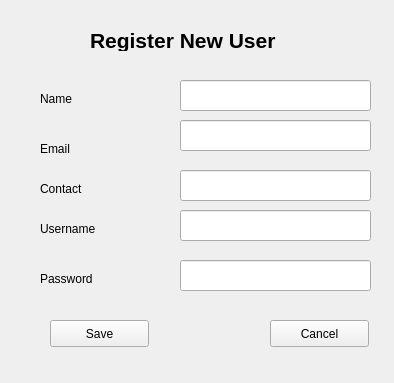
<?xml version="1.0" encoding="UTF-8"?>
<ui version="4.0">
 <class>AdNewAdvertizer</class>
 <widget class="QMainWindow" name="AdNewAdvertizer">
  <property name="geometry">
   <rect>
    <x>0</x>
    <y>0</y>
    <width>394</width>
    <height>383</height>
   </rect>
  </property>
  <property name="windowTitle">
   <string>MainWindow</string>
  </property>
  <widget class="QWidget" name="centralwidget">
   <widget class="QLabel" name="label">
    <property name="geometry">
     <rect>
      <x>90</x>
      <y>30</y>
      <width>201</width>
      <height>21</height>
     </rect>
    </property>
    <property name="font">
     <font>
      <pointsize>16</pointsize>
      <weight>75</weight>
      <bold>true</bold>
     </font>
    </property>
    <property name="text">
     <string>Register New User</string>
    </property>
   </widget>
   <widget class="QLabel" name="label_2">
    <property name="geometry">
     <rect>
      <x>40</x>
      <y>90</y>
      <width>68</width>
      <height>17</height>
     </rect>
    </property>
    <property name="text">
     <string>Name</string>
    </property>
   </widget>
   <widget class="QLabel" name="label_3">
    <property name="geometry">
     <rect>
      <x>40</x>
      <y>140</y>
      <width>68</width>
      <height>17</height>
     </rect>
    </property>
    <property name="text">
     <string>Email</string>
    </property>
   </widget>
   <widget class="QLabel" name="label_4">
    <property name="geometry">
     <rect>
      <x>40</x>
      <y>180</y>
      <width>68</width>
      <height>17</height>
     </rect>
    </property>
    <property name="text">
     <string>Contact</string>
    </property>
   </widget>
   <widget class="QLabel" name="label_5">
    <property name="geometry">
     <rect>
      <x>40</x>
      <y>220</y>
      <width>121</width>
      <height>17</height>
     </rect>
    </property>
    <property name="text">
     <string>Username</string>
    </property>
   </widget>
   <widget class="QPushButton" name="pushButton">
    <property name="geometry">
     <rect>
      <x>50</x>
      <y>320</y>
      <width>99</width>
      <height>27</height>
     </rect>
    </property>
    <property name="text">
     <string>Save</string>
    </property>
   </widget>
   <widget class="QPushButton" name="pushButton_3">
    <property name="geometry">
     <rect>
      <x>270</x>
      <y>320</y>
      <width>99</width>
      <height>27</height>
     </rect>
    </property>
    <property name="text">
     <string>Cancel</string>
    </property>
   </widget>
   <widget class="QLineEdit" name="lineEdit">
    <property name="geometry">
     <rect>
      <x>180</x>
      <y>80</y>
      <width>191</width>
      <height>31</height>
     </rect>
    </property>
   </widget>
   <widget class="QLineEdit" name="lineEdit_2">
    <property name="geometry">
     <rect>
      <x>180</x>
      <y>120</y>
      <width>191</width>
      <height>31</height>
     </rect>
    </property>
   </widget>
   <widget class="QLineEdit" name="lineEdit_3">
    <property name="geometry">
     <rect>
      <x>180</x>
      <y>170</y>
      <width>191</width>
      <height>31</height>
     </rect>
    </property>
   </widget>
   <widget class="QLineEdit" name="lineEdit_4">
    <property name="geometry">
     <rect>
      <x>180</x>
      <y>210</y>
      <width>191</width>
      <height>31</height>
     </rect>
    </property>
   </widget>
   <widget class="QLabel" name="label_6">
    <property name="geometry">
     <rect>
      <x>40</x>
      <y>270</y>
      <width>111</width>
      <height>17</height>
     </rect>
    </property>
    <property name="text">
     <string>Password</string>
    </property>
   </widget>
   <widget class="QLineEdit" name="lineEdit_5">
    <property name="geometry">
     <rect>
      <x>180</x>
      <y>260</y>
      <width>191</width>
      <height>31</height>
     </rect>
    </property>
    <property name="echoMode">
     <enum>QLineEdit::Password</enum>
    </property>
   </widget>
  </widget>
 </widget>
 <resources/>
 <connections/>
</ui>
